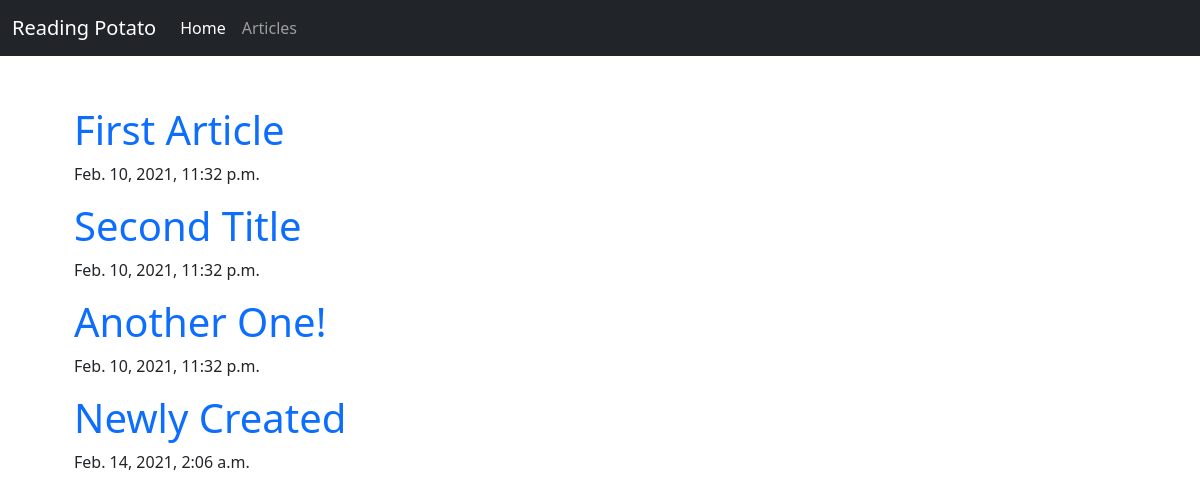
The app's page /, older data.
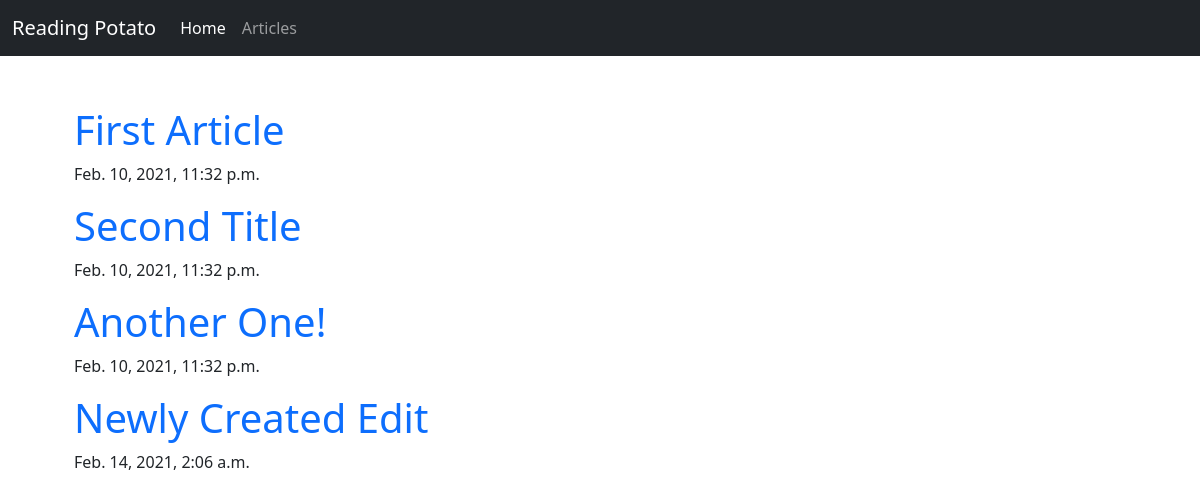
The same page, newer data.
### main/models.py (models this page shows, shortened)
class Article(models.Model):
    title = models.CharField(max_length=250)
    content = models.TextField()
    author = models.ForeignKey(User, on_delete=models.CASCADE, related_name="articles")
    created_on = models.DateTimeField(auto_now_add=True)
    last_update = models.DateTimeField(auto_now=True)

### main/views.py (the view)
# urls.py: path('', views.articles_list, name="articles-list"),
def articles_list(request):
    articles = Article.objects.all( )
    context = {
        "articles": articles,
    }
    return render(request, "articles_list.html", context)

### main/templates/articles_list.html
{% extends 'base.html' %}
{% block content %}
    <div class="container main-container">
        <ul>
            {% if articles %}
                {% for article in articles %}
                    <li>
                        <a class="article-links" href="{% url 'article-detail' article.id %}">
                            <h1>{{ article.title }}</h1>
                        </a>
                        <p>{{ article.created_on }}</p>
                    </li>
                {% endfor %}
            {% else %}
                <p>No articles have been added.</p>
            {% endif %}
        </ul>
    </div>
{% endblock content %}

Row changes from the older to the newer data that the page shows:
changed Article: title "Newly Created" → "Newly Created Edit"
